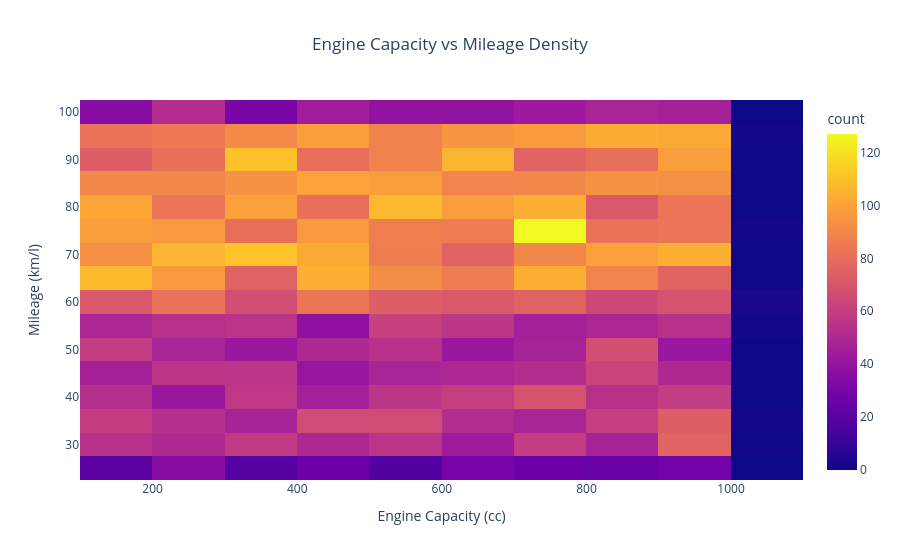

The notebook cell this image was saved under:
### Code cell
fig = px.density_heatmap(
    df,
    x='Engine Capacity (cc)',
    y='Mileage (km/l)',
    color_continuous_scale='Plasma',
    title='Engine Capacity vs Mileage Density'
)

fig.update_layout(title_x=0.5)

fig.show()

### Figure 1 — Plotly figure (JSON) as saved in the notebook; plotly's stock layout.template omitted (floating-point values rounded to 4 significant figures; data arrays with more than 128 entries replaced by an {"elided": "..."} marker saying what was removed)
{"data": [{"coloraxis": "coloraxis", "hovertemplate": "Engine Capacity (cc)=%{x}<br>Mileage (km/l)=%{y}<br>count=%{z}<extra></extra>", "name": "", "type": "histogram2d", "x": {"elided": "10000 int values"}, "xaxis": "x", "xbingroup": "x", "y": {"elided": "10000 float values"}, "yaxis": "y", "ybingroup": "y"}], "layout": {"coloraxis": {"autocolorscale": false, "colorbar": {"title": {"text": "count"}}, "colorscale": [[0, "#0d0887"], [0.1111, "#46039f"], [0.2222, "#7201a8"], [0.3333, "#9c179e"], [0.4444, "#bd3786"], [0.5556, "#d8576b"], [0.6667, "#ed7953"], [0.7778, "#fb9f3a"], [0.8889, "#fdca26"], [1, "#f0f921"]]}, "legend": {"tracegroupgap": 0}, "title": {"text": "Engine Capacity vs Mileage Density", "x": 0.5}, "xaxis": {"anchor": "y", "domain": [0, 1], "title": {"text": "Engine Capacity (cc)"}}, "yaxis": {"anchor": "x", "domain": [0, 1], "title": {"text": "Mileage (km/l)"}}}}
